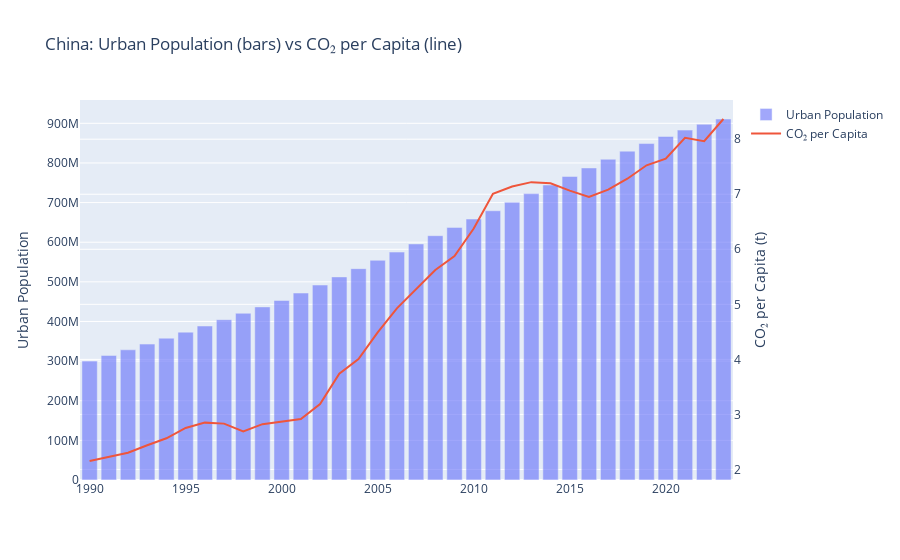

Notebook code for this chart:
### Code cell
#hier misschien tussen een set landen kunnen kiezen, correlatie berekenen
cn = merged[merged['Country Name'] == 'China']
fig5 = go.Figure()
fig5.add_trace(go.Bar(x=cn['Year'], y=cn['Urban_Pop'],
                      name='Urban Population', opacity=0.6, yaxis='y1'))
fig5.add_trace(go.Scatter(x=cn['Year'], y=cn['co2_per_capita'],
                          name='CO₂ per Capita', yaxis='y2'))
fig5.update_layout(
    title='China: Urban Population (bars) vs CO₂ per Capita (line)',
    yaxis=dict(title='Urban Population'),
    yaxis2=dict(title='CO₂ per Capita (t)', overlaying='y', side='right')
)
fig5.show()

### Figure 1 — Plotly figure (JSON) as saved in the notebook; plotly's stock layout.template omitted (floating-point values rounded to 4 significant figures)
{"data": [{"name": "Urban Population", "opacity": 0.6, "type": "bar", "x": [1990, 1991, 1992, 1993, 1994, 1995, 1996, 1997, 1998, 1999, 2000, 2001, 2002, 2003, 2004, 2005, 2006, 2007, 2008, 2009, 2010, 2011, 2012, 2013, 2014, 2015, 2016, 2017, 2018, 2019, 2020, 2021, 2022, 2023], "y": [300165618, 314301034, 328521540, 342961393, 357836540, 373035157, 388593258, 404485562, 420606126, 436766058, 452999147, 471767321, 491993700, 512473984, 533257098, 554367818, 575118254, 595670841, 616481190, 637407288, 658498663, 679390629, 700996454, 722694421, 744357517, 765822300, 787376534, 809246214, 829760595, 848982855, 866810508, 882894483, 897578430, 910895447], "yaxis": "y"}, {"name": "CO₂ per Capita", "type": "scatter", "x": [1990, 1991, 1992, 1993, 1994, 1995, 1996, 1997, 1998, 1999, 2000, 2001, 2002, 2003, 2004, 2005, 2006, 2007, 2008, 2009, 2010, 2011, 2012, 2013, 2014, 2015, 2016, 2017, 2018, 2019, 2020, 2021, 2022, 2023], "y": [2.154, 2.226, 2.305, 2.44, 2.567, 2.755, 2.851, 2.833, 2.69, 2.823, 2.874, 2.916, 3.188, 3.74, 4.007, 4.49, 4.927, 5.267, 5.624, 5.878, 6.378, 7.008, 7.141, 7.22, 7.198, 7.065, 6.953, 7.085, 7.282, 7.526, 7.647, 8.026, 7.964, 8.367], "yaxis": "y2"}], "layout": {"title": {"text": "China: Urban Population (bars) vs CO₂ per Capita (line)"}, "yaxis": {"title": {"text": "Urban Population"}}, "yaxis2": {"overlaying": "y", "side": "right", "title": {"text": "CO₂ per Capita (t)"}}}}
